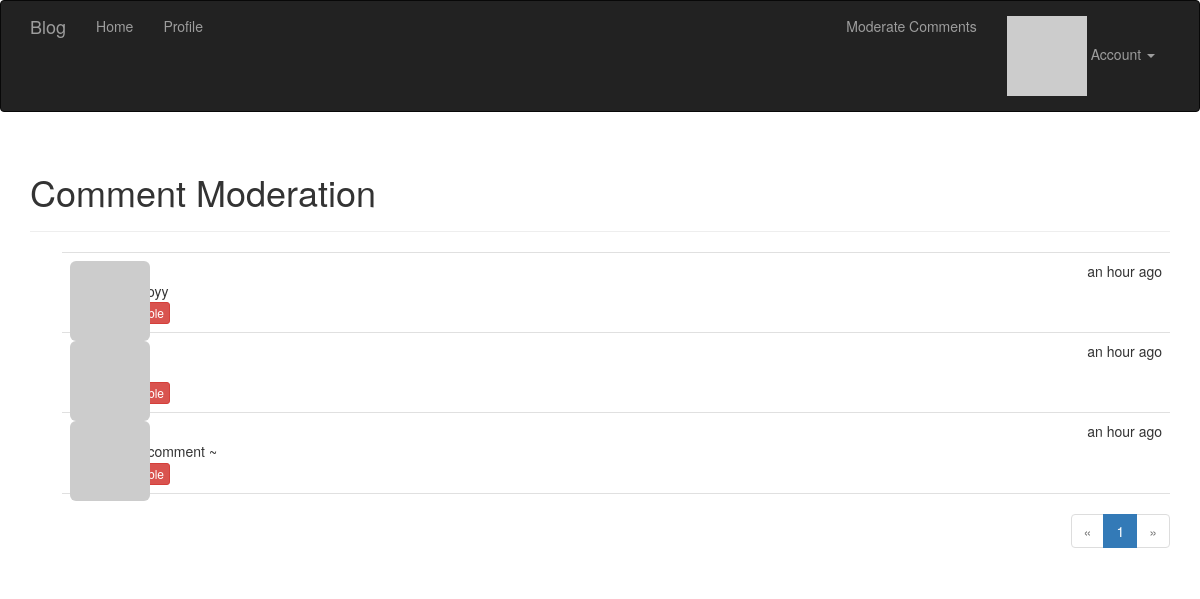
Page /moderate (signed in) on the earlier database version.
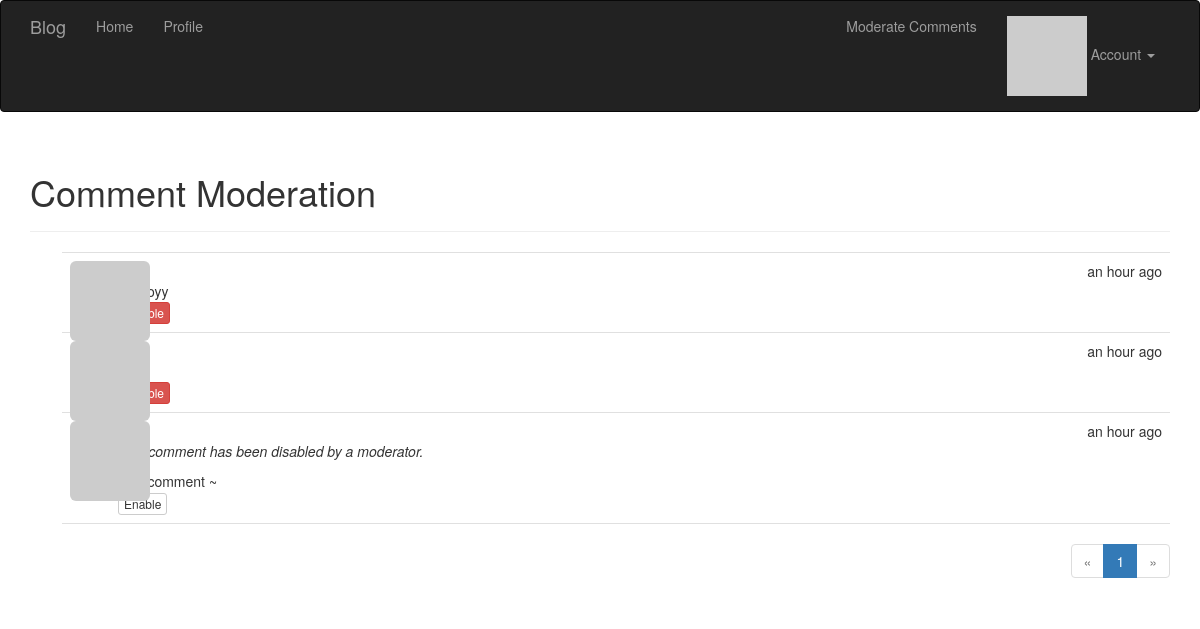
Same page on the later database version.
### app/models.py (models this page shows, shortened)
class Comment(db.Model):
	__tablename__='comments'
	id = db.Column(db.Integer, primary_key=True)
	body = db.Column(db.Text)
	body_html = db.Column(db.Text)
	timestamp = db.Column(db.DateTime, index=True, default=datetime.utcnow)
	disabled = db.Column(db.Boolean)
	author_id = db.Column(db.Integer, db.ForeignKey('users.id'))
	post_id = db.Column(db.Integer, db.ForeignKey('posts.id'))

### app/main/views.py (the view)
@main.route('/moderate')
@login_required
@permission_required(Permission.MODERATE_COMMENTS)
def moderate():
	page = request.args.get('page',1,type=int)
	pagination = Comment.query.order_by(Comment.timestamp.desc()).paginate(
        page, per_page=current_app.config['COMMENTS_PER_PAGE'],error_out=False)
	comments = pagination.items
	return render_template('moderate.html',comments=comments,pagination=pagination, page=page)

### app/auth/views.py (called while the page is built)
@auth.before_app_request #在全局的所有request之前，判断如果1.用户登录2.且未确认3.且请求的端点不在auth蓝本中,则强制跳转到unconfirm界面
def before_request():
	if current_user.is_authenticated:
		current_user.ping()
		if not current_user.confirmed \
			and request.endpoint \
			and request.endpoint[:5]!= 'auth.'\
			and request.endpoint != 'static':
			return redirect(url_for('auth.unconfirmed'))

### app/main/__init__.py (called while the page is built)
@main.app_context_processor #Permission类加入全局上下文卡，在所有模板中都可以全局访问
def inject_perssions():
	return dict(Permission=Permission)

### app/models.py (called while the page is built)
	@login_manager.user_loader #这个是登录模块的东西
	def load_user(user_id):
		return User.query.get(int(user_id)) #返回当前user对象，作为current_user

	def can(self, permissions):
		return self.role is not None and \
			(self.role.permissions & permissions) == permissions #权限判断巧妙

	def ping(self):
		self.last_seen = datetime.utcnow()
		db.session.add(self)

	def gravatar(self,size=100,default='identicon', rating='g'):
		if request.is_secure:
			url = 'https://secure.gravatar.com/avatar'
		else:
			url = 'http://gravatar.com/avatar'
		hash = hashlib.md5(self.email.encode('utf-8')).hexdigest()
		return '{url}/{hash}?s={size}&d={default}&r={rating}'.format(
			url=url,hash=hash,size=size,default=default,rating=rating)

### app/templates/moderate.html (shortened to what this page needs)
{% extends "base.html" %}
{% import "_macros.html" as macros %}
{% block page_content %}
<div class="page-header">
    <h1>Comment Moderation</h1>
</div>
{% set moderate = True %}
{% include '_comments.html' %}
{% if pagination %}
<div class="pagination">
    {{ macros.pagination_widget(pagination, '.moderate') }}
</div>
{% endif %}
{% endblock %}

### app/templates/_comments.html
<ul class="comments">
    {% for comment in comments %}
    <li class="comment">
        <div class="comment-thumbnail">
            <a href="{{ url_for('.user', username=comment.author.username) }}">
                <img class="img-rounded profile-thumbnail" src="{{ comment.author.gravatar(size=40) }}">
            </a>
        </div>
        <div class="comment-content">
            <div class="comment-date">{{ moment(comment.timestamp).fromNow() }}</div>
            <div class="comment-author"><a href="{{ url_for('.user', username=comment.author.username) }}">{{ comment.author.username }}</a></div>
            <div class="comment-body">
                {% if comment.disabled %}
                <p><i>This comment has been disabled by a moderator.</i></p>
                {% endif %}
                {% if moderate or not comment.disabled %}
                    {% if comment.body_html %}
                        {{ comment.body_html | safe }}
                    {% else %}
                        {{ comment.body }}
                    {% endif %}
                {% endif %}
                {% if moderate %}
                <br>
                {% if comment.disabled %}
                <a class="btn btn-default btn-xs" href="{{ url_for('.moderate_enable', id=comment.id, page=page) }}">Enable</a>
                {% else %}
                <a class="btn btn-danger btn-xs" href="{{ url_for('.moderate_disable', id=comment.id, page=page) }}">Disable</a>
                {% endif %}
            {% endif %}
            </div>
        </div>
    </li>
    {% endfor %}
</ul>

Differences in the rows shown:
changed Comment "new comment ~": now shows "This comment has been disabled by a moderator. Enable"
